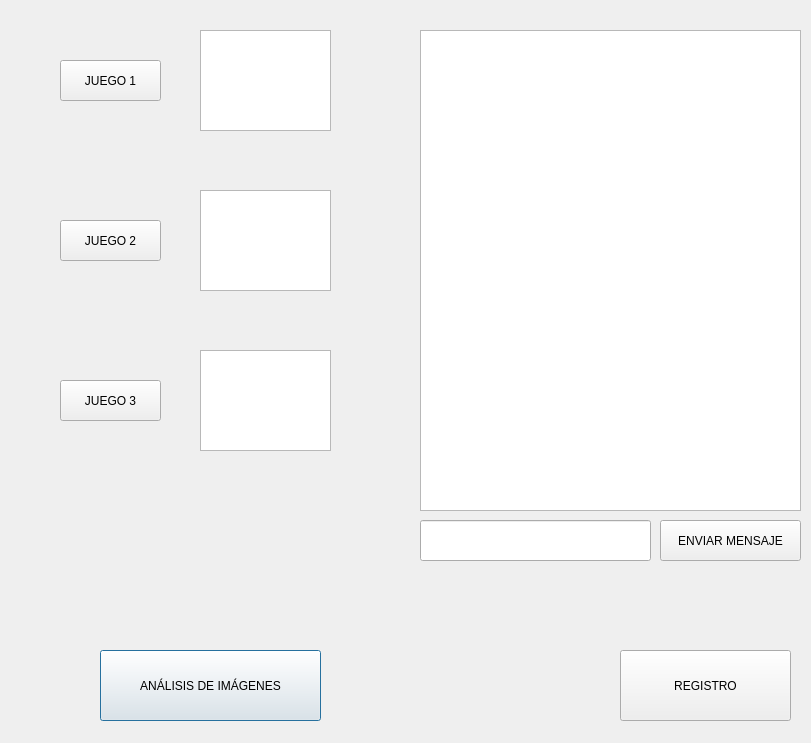
<?xml version="1.0" encoding="UTF-8"?>
<ui version="4.0">
 <class>Dialog</class>
 <widget class="QDialog" name="Dialog">
  <property name="geometry">
   <rect>
    <x>0</x>
    <y>0</y>
    <width>811</width>
    <height>743</height>
   </rect>
  </property>
  <property name="windowTitle">
   <string>Dialog</string>
  </property>
  <widget class="QPushButton" name="pushButton_3">
   <property name="geometry">
    <rect>
     <x>100</x>
     <y>650</y>
     <width>221</width>
     <height>71</height>
    </rect>
   </property>
   <property name="text">
    <string>ANÁLISIS DE IMÁGENES</string>
   </property>
  </widget>
  <widget class="QPushButton" name="pushButton_4">
   <property name="geometry">
    <rect>
     <x>620</x>
     <y>650</y>
     <width>171</width>
     <height>71</height>
    </rect>
   </property>
   <property name="text">
    <string>REGISTRO</string>
   </property>
  </widget>
  <widget class="QPlainTextEdit" name="plainTextEdit">
   <property name="geometry">
    <rect>
     <x>420</x>
     <y>30</y>
     <width>381</width>
     <height>481</height>
    </rect>
   </property>
  </widget>
  <widget class="QPushButton" name="pushButton_5">
   <property name="geometry">
    <rect>
     <x>660</x>
     <y>520</y>
     <width>141</width>
     <height>41</height>
    </rect>
   </property>
   <property name="text">
    <string>ENVIAR MENSAJE</string>
   </property>
  </widget>
  <widget class="QLineEdit" name="lineEdit_6">
   <property name="geometry">
    <rect>
     <x>420</x>
     <y>520</y>
     <width>231</width>
     <height>41</height>
    </rect>
   </property>
  </widget>
  <widget class="QPushButton" name="pushButton_6">
   <property name="geometry">
    <rect>
     <x>60</x>
     <y>60</y>
     <width>101</width>
     <height>41</height>
    </rect>
   </property>
   <property name="text">
    <string>JUEGO 1</string>
   </property>
  </widget>
  <widget class="QGraphicsView" name="graphicsView">
   <property name="geometry">
    <rect>
     <x>200</x>
     <y>30</y>
     <width>131</width>
     <height>101</height>
    </rect>
   </property>
   <property name="contextMenuPolicy">
    <enum>Qt::DefaultContextMenu</enum>
   </property>
  </widget>
  <widget class="QGraphicsView" name="graphicsView_2">
   <property name="geometry">
    <rect>
     <x>200</x>
     <y>190</y>
     <width>131</width>
     <height>101</height>
    </rect>
   </property>
   <property name="contextMenuPolicy">
    <enum>Qt::DefaultContextMenu</enum>
   </property>
  </widget>
  <widget class="QPushButton" name="pushButton_7">
   <property name="geometry">
    <rect>
     <x>60</x>
     <y>220</y>
     <width>101</width>
     <height>41</height>
    </rect>
   </property>
   <property name="text">
    <string>JUEGO 2</string>
   </property>
  </widget>
  <widget class="QGraphicsView" name="graphicsView_3">
   <property name="geometry">
    <rect>
     <x>200</x>
     <y>350</y>
     <width>131</width>
     <height>101</height>
    </rect>
   </property>
   <property name="contextMenuPolicy">
    <enum>Qt::DefaultContextMenu</enum>
   </property>
  </widget>
  <widget class="QPushButton" name="pushButton_8">
   <property name="geometry">
    <rect>
     <x>60</x>
     <y>380</y>
     <width>101</width>
     <height>41</height>
    </rect>
   </property>
   <property name="text">
    <string>JUEGO 3</string>
   </property>
  </widget>
  <zorder>pushButton_6</zorder>
  <zorder>graphicsView</zorder>
  <zorder>pushButton_3</zorder>
  <zorder>pushButton_4</zorder>
  <zorder>plainTextEdit</zorder>
  <zorder>pushButton_5</zorder>
  <zorder>lineEdit_6</zorder>
  <zorder>graphicsView_2</zorder>
  <zorder>pushButton_7</zorder>
  <zorder>graphicsView_3</zorder>
  <zorder>pushButton_8</zorder>
 </widget>
 <resources/>
 <connections/>
</ui>
